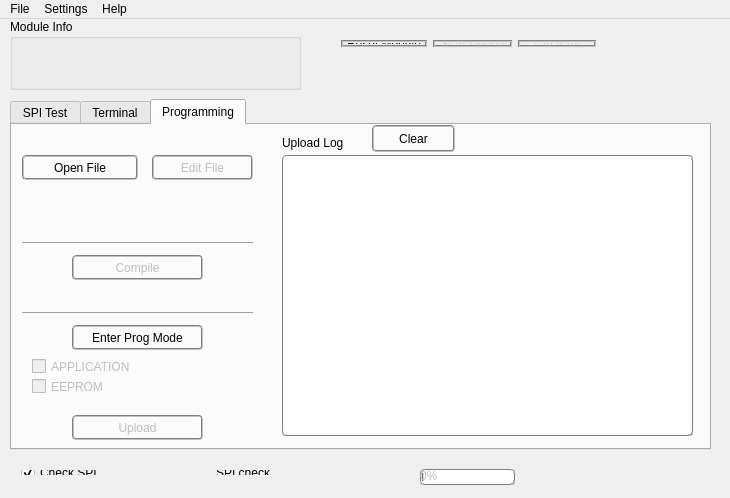
<?xml version="1.0" encoding="UTF-8"?>
<ui version="4.0">
 <class>MainWindow</class>
 <widget class="QMainWindow" name="MainWindow">
  <property name="geometry">
   <rect>
    <x>0</x>
    <y>0</y>
    <width>730</width>
    <height>498</height>
   </rect>
  </property>
  <property name="minimumSize">
   <size>
    <width>730</width>
    <height>498</height>
   </size>
  </property>
  <property name="maximumSize">
   <size>
    <width>730</width>
    <height>498</height>
   </size>
  </property>
  <property name="windowTitle">
   <string>QTLiqrf</string>
  </property>
  <property name="layoutDirection">
   <enum>Qt::LeftToRight</enum>
  </property>
  <property name="styleSheet">
   <string notr="true">QProgressBar,
QTabWidget,
QTextEdit,
QPlainTextEdit {	
	border: 1px groove gray;
	border-radius: 4px;
	padding: 2px 2px;
}

QPushButton {
	border-style: outset;
	border-width: 16px;
	border: 2px groove gray;
	border-radius: 4px;
	padding: 2px 4px;
}

QPushButton:pressed {
	border-style: inset;
}</string>
  </property>
  <widget class="QWidget" name="centralWidget">
   <widget class="QTabWidget" name="TabWidget">
    <property name="enabled">
     <bool>true</bool>
    </property>
    <property name="geometry">
     <rect>
      <x>10</x>
      <y>80</y>
      <width>701</width>
      <height>351</height>
     </rect>
    </property>
    <property name="sizePolicy">
     <sizepolicy hsizetype="Expanding" vsizetype="Expanding">
      <horstretch>0</horstretch>
      <verstretch>0</verstretch>
     </sizepolicy>
    </property>
    <property name="currentIndex">
     <number>2</number>
    </property>
    <widget class="QWidget" name="SPITestTab">
     <attribute name="title">
      <string>SPI Test</string>
     </attribute>
    </widget>
    <widget class="QWidget" name="TerminalTab">
     <attribute name="title">
      <string>Terminal</string>
     </attribute>
     <widget class="QTextEdit" name="term_text_edit">
      <property name="geometry">
       <rect>
        <x>10</x>
        <y>50</y>
        <width>561</width>
        <height>191</height>
       </rect>
      </property>
     </widget>
     <widget class="QPushButton" name="pushButton">
      <property name="geometry">
       <rect>
        <x>10</x>
        <y>20</y>
        <width>83</width>
        <height>27</height>
       </rect>
      </property>
      <property name="text">
       <string>Clear</string>
      </property>
     </widget>
    </widget>
    <widget class="QWidget" name="UploadTab">
     <attribute name="title">
      <string>Programming</string>
     </attribute>
     <widget class="QPlainTextEdit" name="UploadTextEdit">
      <property name="geometry">
       <rect>
        <x>270</x>
        <y>30</y>
        <width>411</width>
        <height>281</height>
       </rect>
      </property>
      <property name="sizePolicy">
       <sizepolicy hsizetype="Expanding" vsizetype="Expanding">
        <horstretch>0</horstretch>
        <verstretch>0</verstretch>
       </sizepolicy>
      </property>
      <property name="acceptDrops">
       <bool>false</bool>
      </property>
      <property name="undoRedoEnabled">
       <bool>false</bool>
      </property>
      <property name="readOnly">
       <bool>true</bool>
      </property>
     </widget>
     <widget class="QLabel" name="label">
      <property name="geometry">
       <rect>
        <x>270</x>
        <y>10</y>
        <width>71</width>
        <height>16</height>
       </rect>
      </property>
      <property name="text">
       <string>Upload Log</string>
      </property>
     </widget>
     <widget class="QPushButton" name="clear_upload_btn">
      <property name="geometry">
       <rect>
        <x>360</x>
        <y>0</y>
        <width>83</width>
        <height>27</height>
       </rect>
      </property>
      <property name="text">
       <string>Clear</string>
      </property>
     </widget>
     <widget class="QPushButton" name="OpenFileButton">
      <property name="geometry">
       <rect>
        <x>10</x>
        <y>30</y>
        <width>116</width>
        <height>25</height>
       </rect>
      </property>
      <property name="text">
       <string>Open File</string>
      </property>
     </widget>
     <widget class="QPushButton" name="EditFileButton">
      <property name="enabled">
       <bool>false</bool>
      </property>
      <property name="geometry">
       <rect>
        <x>140</x>
        <y>30</y>
        <width>101</width>
        <height>25</height>
       </rect>
      </property>
      <property name="text">
       <string>Edit File</string>
      </property>
     </widget>
     <widget class="QPushButton" name="CompileButton">
      <property name="enabled">
       <bool>false</bool>
      </property>
      <property name="geometry">
       <rect>
        <x>60</x>
        <y>130</y>
        <width>131</width>
        <height>25</height>
       </rect>
      </property>
      <property name="text">
       <string>Compile</string>
      </property>
     </widget>
     <widget class="QLabel" name="file_label">
      <property name="geometry">
       <rect>
        <x>10</x>
        <y>60</y>
        <width>231</width>
        <height>41</height>
       </rect>
      </property>
      <property name="text">
       <string/>
      </property>
     </widget>
     <widget class="QPushButton" name="EnterProgButton">
      <property name="geometry">
       <rect>
        <x>60</x>
        <y>200</y>
        <width>131</width>
        <height>25</height>
       </rect>
      </property>
      <property name="text">
       <string>Enter Prog Mode</string>
      </property>
     </widget>
     <widget class="QPushButton" name="UploadButton">
      <property name="enabled">
       <bool>false</bool>
      </property>
      <property name="geometry">
       <rect>
        <x>60</x>
        <y>290</y>
        <width>131</width>
        <height>25</height>
       </rect>
      </property>
      <property name="text">
       <string>Upload</string>
      </property>
     </widget>
     <widget class="QCheckBox" name="ApplicationCheckBox">
      <property name="enabled">
       <bool>false</bool>
      </property>
      <property name="geometry">
       <rect>
        <x>20</x>
        <y>230</y>
        <width>239</width>
        <height>23</height>
       </rect>
      </property>
      <property name="text">
       <string>APPLICATION</string>
      </property>
     </widget>
     <widget class="QCheckBox" name="EepromCheckBox">
      <property name="enabled">
       <bool>false</bool>
      </property>
      <property name="geometry">
       <rect>
        <x>20</x>
        <y>250</y>
        <width>239</width>
        <height>23</height>
       </rect>
      </property>
      <property name="text">
       <string>EEPROM</string>
      </property>
     </widget>
     <widget class="Line" name="line">
      <property name="geometry">
       <rect>
        <x>10</x>
        <y>110</y>
        <width>231</width>
        <height>16</height>
       </rect>
      </property>
      <property name="orientation">
       <enum>Qt::Horizontal</enum>
      </property>
     </widget>
     <widget class="Line" name="line_2">
      <property name="geometry">
       <rect>
        <x>10</x>
        <y>180</y>
        <width>231</width>
        <height>16</height>
       </rect>
      </property>
      <property name="orientation">
       <enum>Qt::Horizontal</enum>
      </property>
     </widget>
     <widget class="QLabel" name="label_mcu">
      <property name="geometry">
       <rect>
        <x>20</x>
        <y>160</y>
        <width>191</width>
        <height>17</height>
       </rect>
      </property>
      <property name="text">
       <string/>
      </property>
     </widget>
    </widget>
   </widget>
   <widget class="QGroupBox" name="groupBox">
    <property name="geometry">
     <rect>
      <x>10</x>
      <y>0</y>
      <width>291</width>
      <height>71</height>
     </rect>
    </property>
    <property name="title">
     <string>Module Info</string>
    </property>
    <widget class="QLabel" name="label_os">
     <property name="geometry">
      <rect>
       <x>10</x>
       <y>20</y>
       <width>251</width>
       <height>17</height>
      </rect>
     </property>
     <property name="text">
      <string/>
     </property>
    </widget>
    <widget class="QLabel" name="label_mod_id">
     <property name="geometry">
      <rect>
       <x>10</x>
       <y>37</y>
       <width>251</width>
       <height>20</height>
      </rect>
     </property>
     <property name="text">
      <string/>
     </property>
    </widget>
   </widget>
   <widget class="QWidget" name="layoutWidget">
    <property name="geometry">
     <rect>
      <x>330</x>
      <y>10</y>
      <width>277</width>
      <height>29</height>
     </rect>
    </property>
    <layout class="QHBoxLayout" name="horizontalLayout">
     <item>
      <widget class="QPushButton" name="ResetButton">
       <property name="text">
        <string>Reset Module</string>
       </property>
      </widget>
     </item>
     <item>
      <widget class="QPushButton" name="StartDebugButton">
       <property name="enabled">
        <bool>false</bool>
       </property>
       <property name="text">
        <string>Start Debug</string>
       </property>
      </widget>
     </item>
     <item>
      <widget class="QPushButton" name="ClearAllButton">
       <property name="enabled">
        <bool>false</bool>
       </property>
       <property name="text">
        <string>Clear All</string>
       </property>
      </widget>
     </item>
    </layout>
   </widget>
   <widget class="QProgressBar" name="progressBar">
    <property name="enabled">
     <bool>false</bool>
    </property>
    <property name="geometry">
     <rect>
      <x>420</x>
      <y>450</y>
      <width>95</width>
      <height>16</height>
     </rect>
    </property>
    <property name="sizePolicy">
     <sizepolicy hsizetype="Fixed" vsizetype="Fixed">
      <horstretch>0</horstretch>
      <verstretch>0</verstretch>
     </sizepolicy>
    </property>
    <property name="value">
     <number>0</number>
    </property>
    <property name="textVisible">
     <bool>true</bool>
    </property>
   </widget>
   <widget class="QWidget" name="layoutWidget">
    <property name="geometry">
     <rect>
      <x>10</x>
      <y>440</y>
      <width>406</width>
      <height>27</height>
     </rect>
    </property>
    <layout class="QHBoxLayout" name="horizontalLayout_2">
     <item>
      <widget class="QCheckBox" name="checkBox">
       <property name="text">
        <string>Check SPI</string>
       </property>
       <property name="checked">
        <bool>true</bool>
       </property>
      </widget>
     </item>
     <item>
      <widget class="QLabel" name="label_3">
       <property name="text">
        <string>SPI check</string>
       </property>
      </widget>
     </item>
    </layout>
   </widget>
  </widget>
  <widget class="QMenuBar" name="menuBar">
   <property name="geometry">
    <rect>
     <x>0</x>
     <y>0</y>
     <width>730</width>
     <height>25</height>
    </rect>
   </property>
   <widget class="QMenu" name="menuFile">
    <property name="title">
     <string>File</string>
    </property>
    <addaction name="action_Exit"/>
   </widget>
   <widget class="QMenu" name="menuEdit">
    <property name="title">
     <string>Settings</string>
    </property>
    <widget class="QMenu" name="menuSettings">
     <property name="title">
      <string>Settings</string>
     </property>
     <widget class="QMenu" name="menuMCU_type">
      <property name="title">
       <string>MCU type</string>
      </property>
      <addaction name="actionPIC_16F88"/>
      <addaction name="actionPIC_16F886"/>
     </widget>
     <addaction name="menuMCU_type"/>
    </widget>
    <addaction name="actionUpload_Beep"/>
    <addaction name="actionDebug_Beep"/>
    <addaction name="separator"/>
    <addaction name="menuSettings"/>
   </widget>
   <widget class="QMenu" name="menuHelp">
    <property name="title">
     <string>Help</string>
    </property>
    <addaction name="actionAbout"/>
    <addaction name="actionAboutQt"/>
   </widget>
   <addaction name="menuFile"/>
   <addaction name="menuEdit"/>
   <addaction name="menuHelp"/>
  </widget>
  <action name="actionAbout">
   <property name="text">
    <string>&amp;About</string>
   </property>
  </action>
  <action name="actionAboutQt">
   <property name="text">
    <string>About &amp;Qt</string>
   </property>
  </action>
  <action name="action_Exit">
   <property name="text">
    <string>E&amp;xit</string>
   </property>
   <property name="shortcut">
    <string>Ctrl+Q</string>
   </property>
  </action>
  <action name="actionUpload_Beep">
   <property name="text">
    <string>Upload Beep</string>
   </property>
  </action>
  <action name="actionDebug_Beep">
   <property name="text">
    <string>Debug Beep</string>
   </property>
  </action>
  <action name="actionMCU_type">
   <property name="text">
    <string>MCU type</string>
   </property>
  </action>
  <action name="actionPIC_16F88">
   <property name="text">
    <string>PIC 16F88</string>
   </property>
  </action>
  <action name="actionPIC_16F886">
   <property name="text">
    <string>PIC 16F886</string>
   </property>
  </action>
 </widget>
 <layoutdefault spacing="6" margin="11"/>
 <resources/>
 <connections/>
</ui>
